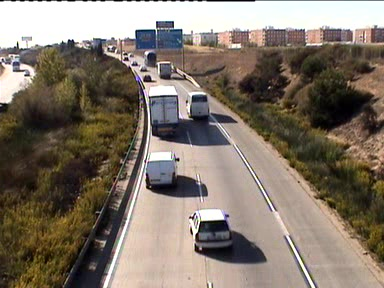
#> input picture images/image_008.jpg, 384 x 288 px
$ python -i test_HSV_LAB.py   (imports and definitions only)
#> lines starting #> are read from the running program, lines starting #| are printed output that depends on the picture
import cv2
import numpy as np

def LAB(path):
#> called with path = 'images/image_008.jpg'
    print(path)
    # Chargement de l'image
    image = cv2.imread(path)
#> image is the input picture: shape (288, 384, 3); mean B, G, R 106.3, 118.5, 129.8
    # cv2.imshow('Image originale', image)
    # cv2.waitKey(0)

    # Conversion de l'image en HSV
    hsv = cv2.cvtColor(image, cv2.COLOR_BGR2HSV)
#> hsv: shape (288, 384, 3); mean H, S, V 37.1, 76, 131.7

    # Extraction du canal de valeur (V)
    v_channel = hsv[:, :, 2]
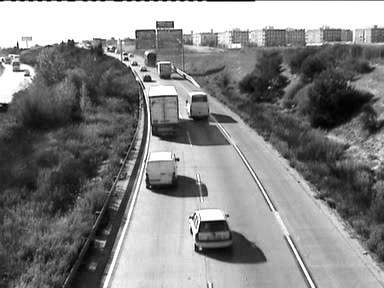
#> v_channel: shape (288, 384); min 0, max 255, mean 131.7

    # Application d'un flou gaussien pour lisser l'éclairage (estimation du fond)
    blurred = cv2.GaussianBlur(v_channel, (55, 55), 0)
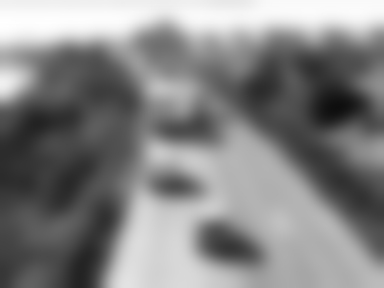
#> blurred: shape (288, 384); min 14, max 255, mean 132

    # Soustraction du fond pour normaliser l'éclairage
    normalized = cv2.subtract(v_channel, blurred)
    normalized = cv2.normalize(normalized, None, 0, 255, cv2.NORM_MINMAX)
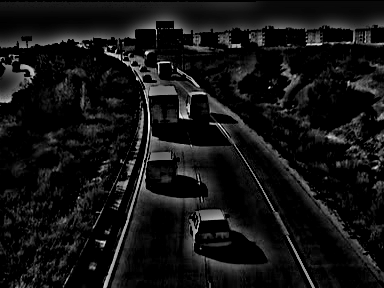
#> normalized: shape (288, 384); min 0, max 255, mean 19.7

    # Remplacement du canal V par l'image normalisée
    hsv[:, :, 2] = normalized
#> hsv: shape (288, 384, 3); mean H, S, V 37.1, 76, 19.7

    # Conversion de l'image HSV en RGB
    result = cv2.cvtColor(hsv, cv2.COLOR_HSV2BGR)
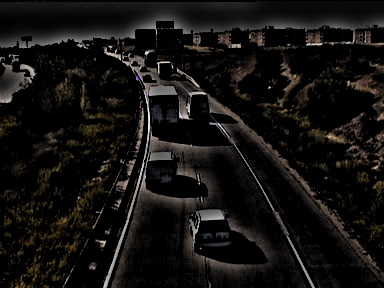
#> result: shape (288, 384, 3); mean B, G, R 15.7, 17.6, 19.5

    cv2.imwrite('HSV_'+path, result)


    # Conversion de l'image en LAB
    # Conversion en niveaux de gris
    gray = cv2.cvtColor(image, cv2.COLOR_BGR2GRAY)
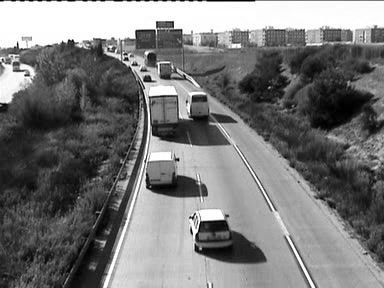
#> gray: shape (288, 384); min 0, max 255, mean 120.5

    # Appliquer un filtre morphologique pour détecter les ombres
    kernel = cv2.getStructuringElement(cv2.MORPH_RECT, (15, 15))
    background = cv2.morphologyEx(gray, cv2.MORPH_CLOSE, kernel)
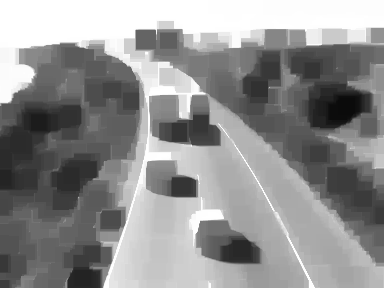
#> background: shape (288, 384); min 11, max 255, mean 144.3

    # Soustraction de l'arrière-plan
    shadow_free = cv2.divide(gray, background, scale=255)

    # Optionnel : Réduction du bruit pour un meilleur rendu
    shadow_free = cv2.GaussianBlur(shadow_free, (5, 5), 0)
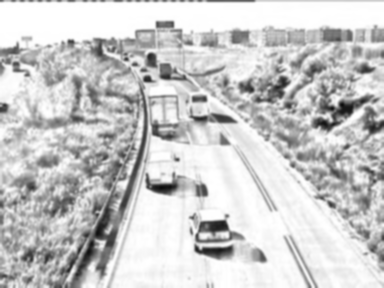
#> shadow_free: shape (288, 384); min 10, max 255, mean 201.8

    # Conversion en image couleur (pour combiner avec l'image originale si nécessaire)
    result1 = cv2.cvtColor(shadow_free, cv2.COLOR_GRAY2BGR)

    cv2.imwrite('LAB_'+path, result1)
    print(path)

# [4 lines not run here, left out]

# [5 lines of commented-out code are left out]

>>> result = LAB('images/image_008.jpg')

$ run again, on images/image_046.jpg
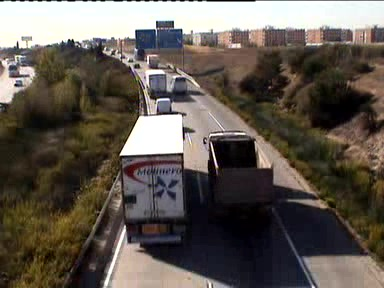
#> input picture images/image_046.jpg, 384 x 288 px
#> in LAB, image is the input picture: shape (288, 384, 3); mean B, G, R 81.6, 89.6, 97.4
#> in LAB, `background = cv2.morphologyEx(gray, cv2.MORPH_CLOSE, kernel)`:
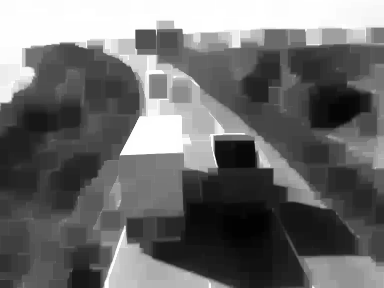
#> background: shape (288, 384); min 2, max 255, mean 109
#> in LAB, `shadow_free = cv2.GaussianBlur(shadow_free, (5, 5), 0)`:
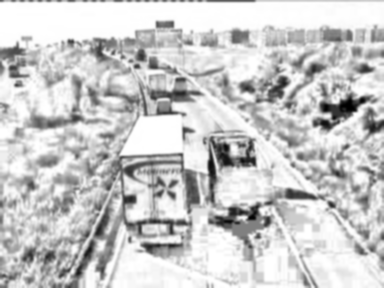
#> shadow_free: shape (288, 384); min 0, max 255, mean 201.7

$ run again, on images/image_054.jpg
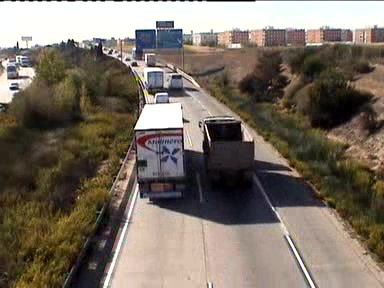
#> input picture images/image_054.jpg, 384 x 288 px
#> in LAB, image is the input picture: shape (288, 384, 3); mean B, G, R 99.6, 111.3, 121.5
#> in LAB, `background = cv2.morphologyEx(gray, cv2.MORPH_CLOSE, kernel)`:
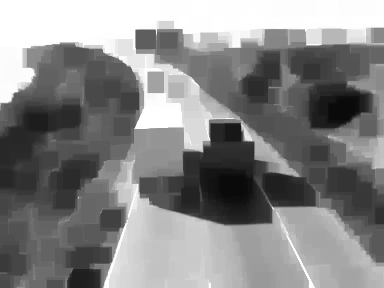
#> background: shape (288, 384); min 10, max 255, mean 134.3
#> in LAB, `shadow_free = cv2.GaussianBlur(shadow_free, (5, 5), 0)`:
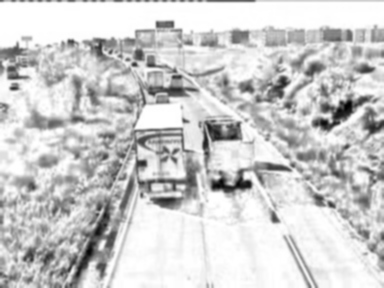
#> shadow_free: shape (288, 384); min 0, max 255, mean 204.5
